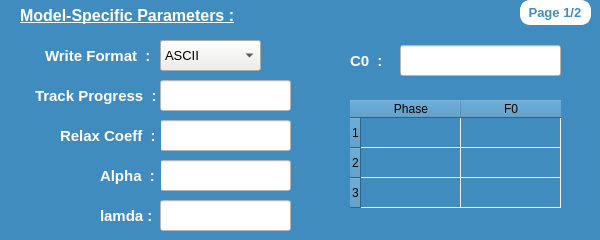
      <widget class="QWidget" name="page_11">
       <property name="styleSheet">
        <string notr="true">background-color: rgb(64, 140, 191);</string>
       </property>
       <widget class="QLineEdit" name="relaxCoeffKKS">
        <property name="geometry">
         <rect>
          <x>160</x>
          <y>120</y>
          <width>131</width>
          <height>31</height>
         </rect>
        </property>
        <property name="styleSheet">
         <string notr="true">background-color: rgb(255, 255, 255);</string>
        </property>
        <property name="text">
         <string/>
        </property>
       </widget>
       <widget class="QLabel" name="label_90">
        <property name="geometry">
         <rect>
          <x>60</x>
          <y>120</y>
          <width>101</width>
          <height>31</height>
         </rect>
        </property>
        <property name="font">
         <font>
          <family>Ubuntu</family>
          <pointsize>11</pointsize>
          <weight>75</weight>
          <italic>false</italic>
          <bold>true</bold>
         </font>
        </property>
        <property name="styleSheet">
         <string notr="true">color : white;</string>
        </property>
        <property name="text">
         <string>Relax Coeff  :</string>
        </property>
       </widget>
       <widget class="QLineEdit" name="alphaKKS">
        <property name="geometry">
         <rect>
          <x>160</x>
          <y>160</y>
          <width>131</width>
          <height>31</height>
         </rect>
        </property>
        <property name="styleSheet">
         <string notr="true">background-color: rgb(255, 255, 255);</string>
        </property>
        <property name="text">
         <string/>
        </property>
       </widget>
       <widget class="QLabel" name="label_91">
        <property name="geometry">
         <rect>
          <x>100</x>
          <y>160</y>
          <width>61</width>
          <height>31</height>
         </rect>
        </property>
        <property name="font">
         <font>
          <family>Ubuntu</family>
          <pointsize>11</pointsize>
          <weight>75</weight>
          <italic>false</italic>
          <bold>true</bold>
         </font>
        </property>
        <property name="styleSheet">
         <string notr="true">color : white;</string>
        </property>
        <property name="text">
         <string>Alpha  :</string>
        </property>
       </widget>
       <widget class="QLabel" name="label_92">
        <property name="geometry">
         <rect>
          <x>35</x>
          <y>80</y>
          <width>121</width>
          <height>31</height>
         </rect>
        </property>
        <property name="font">
         <font>
          <family>Ubuntu</family>
          <pointsize>11</pointsize>
          <weight>75</weight>
          <italic>false</italic>
          <bold>true</bold>
         </font>
        </property>
        <property name="styleSheet">
         <string notr="true">color : white;</string>
        </property>
        <property name="text">
         <string>Track Progress  :</string>
        </property>
       </widget>
       <widget class="QLineEdit" name="trackprogressKKS">
        <property name="geometry">
         <rect>
          <x>160</x>
          <y>80</y>
          <width>131</width>
          <height>31</height>
         </rect>
        </property>
        <property name="styleSheet">
         <string notr="true">background-color: rgb(255, 255, 255);</string>
        </property>
        <property name="text">
         <string/>
        </property>
       </widget>
       <widget class="QTableWidget" name="tableWidgetKKSF">
        <property name="geometry">
         <rect>
          <x>350</x>
          <y>100</y>
          <width>231</width>
          <height>111</height>
         </rect>
        </property>
        <property name="styleSheet">
         <string notr="true">#tableWidgetKKSF{
gridline-color: rgb(238, 238, 236);
border : none;
}

#tableWidgetKKSF::item {
    color: white;
}</string>
        </property>
        <property name="horizontalScrollBarPolicy">
         <enum>Qt::ScrollBarAlwaysOff</enum>
        </property>
        <property name="rowCount">
         <number>3</number>
        </property>
        <row/>
        <row/>
        <row/>
        <column>
         <property name="text">
          <string>Phase</string>
         </property>
        </column>
        <column>
         <property name="text">
          <string>F0</string>
         </property>
        </column>
       </widget>
       <widget class="QLabel" name="label_98">
        <property name="geometry">
         <rect>
          <x>350</x>
          <y>45</y>
          <width>41</width>
          <height>31</height>
         </rect>
        </property>
        <property name="font">
         <font>
          <family>Ubuntu</family>
          <pointsize>11</pointsize>
          <weight>75</weight>
          <italic>false</italic>
          <bold>true</bold>
         </font>
        </property>
        <property name="styleSheet">
         <string notr="true">color : white;</string>
        </property>
        <property name="text">
         <string>C0  :</string>
        </property>
       </widget>
       <widget class="QLineEdit" name="CKKS">
        <property name="geometry">
         <rect>
          <x>400</x>
          <y>45</y>
          <width>161</width>
          <height>31</height>
         </rect>
        </property>
        <property name="styleSheet">
         <string notr="true">background-color: rgb(255, 255, 255);</string>
        </property>
        <property name="text">
         <string/>
        </property>
       </widget>
       <widget class="QLabel" name="label_99">
        <property name="geometry">
         <rect>
          <x>100</x>
          <y>200</y>
          <width>61</width>
          <height>31</height>
         </rect>
        </property>
        <property name="font">
         <font>
          <family>Ubuntu</family>
          <pointsize>11</pointsize>
          <weight>75</weight>
          <italic>false</italic>
          <bold>true</bold>
         </font>
        </property>
        <property name="styleSheet">
         <string notr="true">color : white;</string>
        </property>
        <property name="text">
         <string>lamda :</string>
        </property>
       </widget>
       <widget class="QLineEdit" name="lambdaKKS">
        <property name="geometry">
         <rect>
          <x>160</x>
          <y>200</y>
          <width>131</width>
          <height>31</height>
         </rect>
        </property>
        <property name="styleSheet">
         <string notr="true">background-color: rgb(255, 255, 255);</string>
        </property>
        <property name="text">
         <string/>
        </property>
       </widget>
       <widget class="QLabel" name="label_100">
        <property name="geometry">
         <rect>
          <x>520</x>
          <y>0</y>
          <width>71</width>
          <height>25</height>
         </rect>
        </property>
        <property name="font">
         <font>
          <family>Ubuntu</family>
          <pointsize>10</pointsize>
          <weight>75</weight>
          <bold>true</bold>
         </font>
        </property>
        <property name="styleSheet">
         <string notr="true">background-color: rgb(255, 255, 255);
border : 2px solid white;
border-radius :10px;
color :rgb(64, 140, 191);</string>
        </property>
        <property name="text">
         <string> Page 1/2</string>
        </property>
       </widget>
       <widget class="QLabel" name="label_93">
        <property name="geometry">
         <rect>
          <x>20</x>
          <y>0</y>
          <width>261</width>
          <height>31</height>
         </rect>
        </property>
        <property name="font">
         <font>
          <family>Ubuntu</family>
          <pointsize>12</pointsize>
          <weight>75</weight>
          <italic>false</italic>
          <bold>true</bold>
          <underline>true</underline>
         </font>
        </property>
        <property name="styleSheet">
         <string notr="true">color: rgb(255, 255, 255);</string>
        </property>
        <property name="text">
         <string>Model-Specific Parameters :</string>
        </property>
       </widget>
       <widget class="QLabel" name="label_84">
        <property name="geometry">
         <rect>
          <x>45</x>
          <y>40</y>
          <width>111</width>
          <height>31</height>
         </rect>
        </property>
        <property name="font">
         <font>
          <family>Ubuntu</family>
          <pointsize>11</pointsize>
          <weight>75</weight>
          <italic>false</italic>
          <bold>true</bold>
         </font>
        </property>
        <property name="styleSheet">
         <string notr="true">color: rgb(255, 255, 255);</string>
        </property>
        <property name="text">
         <string>Write Format  :</string>
        </property>
       </widget>
       <widget class="QComboBox" name="writeFormatKKS">
        <property name="geometry">
         <rect>
          <x>160</x>
          <y>40</y>
          <width>101</width>
          <height>31</height>
         </rect>
        </property>
        <property name="font">
         <font>
          <family>Ubuntu</family>
          <pointsize>10</pointsize>
          <italic>false</italic>
         </font>
        </property>
        <property name="styleSheet">
         <string notr="true">
background-color: rgb(238, 238, 236);
</string>
        </property>
        <item>
         <property name="text">
          <string>ASCII</string>
         </property>
        </item>
        <item>
         <property name="text">
          <string>BINARY</string>
         </property>
        </item>
       </widget>
      </widget>
